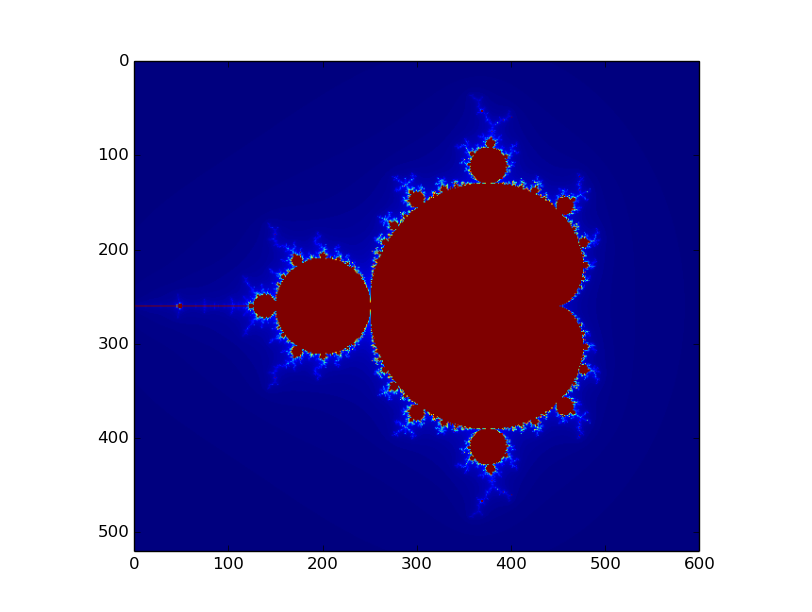

Python code for this plot:
# mandelbrot-set.py

import tensorflow as tf
import numpy as np
import matplotlib.pyplot as plt

Y, X = np.mgrid[-1.3:1.3:0.005, -2:1:0.005]
Z = X+1j*Y
c = tf.constant(Z.astype(np.complex64))

zs = tf.Variable(c)
ns = tf.Variable(tf.zeros_like(c, tf.float32))

sess = tf.InteractiveSession()
tf.global_variables_initializer().run()
zs_ = zs*zs + c

not_diverged = tf.abs(zs_) < 4
step = tf.group(zs.assign(zs_),\
        ns.assign_add(tf.cast(not_diverged, tf.float32)))

for i in range(200): step.run()

plt.imshow(ns.eval())
plt.show()
